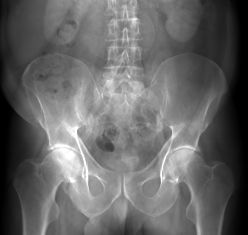
#> input picture presentation/img/drr_ap.png, 248 x 235 px, found by its file name
$ python v09_assets.py
#> lines starting #> are read from the running program, lines starting #| are printed output that depends on the picture
"""Video 09 assets: real 3x3 convolutions on our AP DRR.

Usage (from videos/): .venv/Scripts/python.exe -I prep/v09_assets.py
Writes public/data/v09/: conv.json (patch numbers, kernel, outputs, parameter counts) and feature-map PNGs.

Convention: deep-learning "convolution" = cross-correlation (no kernel flip), exactly what
torch.nn.Conv2d computes. We use scipy.ndimage.correlate with zero padding (padding=1).
"""
import json
from pathlib import Path
import numpy as np
from PIL import Image
from scipy import ndimage as nd

root = Path(__file__).resolve().parent.parent
out = root / "public/data/v09"
out.mkdir(parents=True, exist_ok=True)
ap = np.array(Image.open(root / "public/data/hero/drr_ap.png")).astype(np.int64)   # (235, 248), 0..255
H, W = ap.shape
#> H = 235; W = 248

K = {
    "sobel_x": np.array([[-1, 0, 1], [-2, 0, 2], [-1, 0, 1]]),
    "sobel_y": np.array([[-1, -2, -1], [0, 0, 0], [1, 2, 1]]),
    "blur": np.array([[1, 2, 1], [2, 4, 2], [1, 2, 1]]) / 16.0,
    "sharpen": np.array([[0, -1, 0], [-1, 5, -1], [0, -1, 0]]),
}

def correlate(img, k):
    return nd.correlate(img.astype(np.float64), k.astype(np.float64), mode="constant", cval=0.0)

# ---- the zoomed patch: a vertical bright line (pelvic brim) on the viewer's left side ----
cy, cx = 160, 82
P = ap[cy - 3:cy + 4, cx - 3:cx + 4]                     # 7x7
k = K["sobel_x"]
valid = np.array([[int((P[i:i + 3, j:j + 3] * k).sum()) for j in range(5)] for i in range(5)])
#> valid = [[-29, 68, 292, 218, -289], [-62, 33, 246, 284, -194], [-83, -1, 161, 305, -33], [-94, -32, 74, 311, 140], [-111, -58, 24, 299, 249]]
# check against scipy on the full image
full = correlate(ap, k)
#> in correlate, `return nd.correlate(img.astype(np.float64), k.astype(np.float64), mode..`:
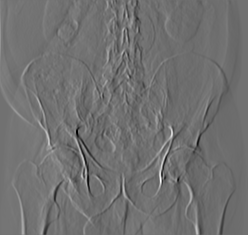
#> returned value: shape (235, 248) float64; min -437, max 549, mean -0.1; drawn with min black and max white
assert np.allclose(valid, full[cy - 2:cy + 3, cx - 2:cx + 3]), "patch conv mismatch"
# a flat region for comparison (soft tissue)
fy, fx = 120, 30
flat = ap[fy - 1:fy + 2, fx - 1:fx + 2]
#> flat = [[94, 96, 96], [94, 95, 95], [95, 94, 94]]

# ---- feature maps ----
maps = {}
def save_gray(a, name):
    Image.fromarray(np.clip(a, 0, 255).astype(np.uint8)).save(out / name)

def save_signed(a, name):
    """diverging map: negative -> blue, positive -> orange, zero -> black; scale by 99th pct of |a|"""
    s = np.percentile(np.abs(a[2:-2, 2:-2]), 99.5)   # interior only: zero padding makes false border edges
    v = np.clip(a / s, -1, 1)
    rgb = np.zeros(a.shape + (3,))
    pos, neg = np.clip(v, 0, 1), np.clip(-v, 0, 1)
    rgb[..., 0] = pos * 255 + neg * 70
    rgb[..., 1] = pos * 190 + neg * 170
    rgb[..., 2] = pos * 90 + neg * 255
    Image.fromarray(rgb.astype(np.uint8)).save(out / name)
    return float(s)

for name in ["sobel_x", "sobel_y"]:
    r = correlate(ap, K[name])
    maps[name] = {"min": float(r.min()), "max": float(r.max()), "scale": save_signed(r, f"fm_{name}.png")}
#> this loop made 2 passes
#> s in save_signed on passes 1 to 2: 239, 146
#> pass 1, in save_signed, `v = np.clip(a / s, -1, 1)`:
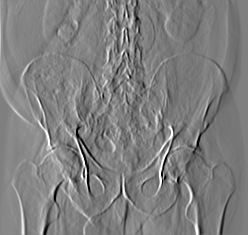
#> v: shape (235, 248) float64; min -1, max 1, mean -0.000453; drawn with min black and max white
#> pass 1, in save_signed, `pos, neg = np.clip(v, 0, 1), np.clip(-v, 0, 1)`:
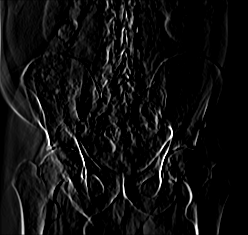
#> pos: shape (235, 248) float64; min 0, max 1, mean 0.0591
#> pass 1, in save_signed, `pos, neg = np.clip(v, 0, 1), np.clip(-v, 0, 1)`:
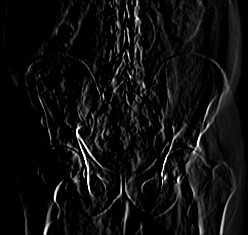
#> neg: shape (235, 248) float64; min 0, max 1, mean 0.0596
#> pass 1, in save_signed, `Image.fromarray(rgb.astype(np.uint8)).save(out / name)`:
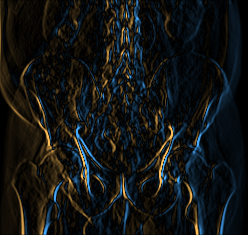
#> saved as fm_sobel_x.png: PIL image 248x235 RGB; mean R, G, B 18.8, 20.9, 20.1
#> after the loop:
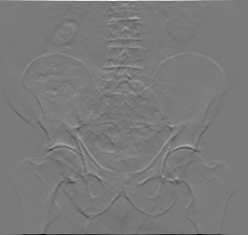
#> r: shape (235, 248) float64; min -701, max 753, mean -0.4; drawn with min black and max white
#> after the loop, maps = 2 items
for name in ["blur", "sharpen"]:
    r = correlate(ap, K[name])
    maps[name] = {"min": float(r.min()), "max": float(r.max())}
    save_gray(r, f"fm_{name}.png")
#> after the loop, maps = 4 items

# ---- 2x2 max-pool: a 4x4 patch with numbers, and the pooled image ----
py, px = 158, 80
P4 = ap[py:py + 4, px:px + 4]
#> P4 = [[175, 178, 191, 255], [175, 176, 184, 240], [178, 177, 177, 218], [185, 180, 177, 195]]
pool4 = P4.reshape(2, 2, 2, 2).max(axis=(1, 3))
#> pool4 = [[178, 255], [185, 218]]
Hc, Wc = H // 2 * 2, W // 2 * 2
#> Hc = 234; Wc = 248
pooled = ap[:Hc, :Wc].reshape(Hc // 2, 2, Wc // 2, 2).max(axis=(1, 3))
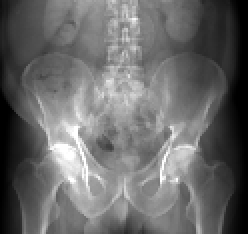
#> pooled: shape (117, 124) int64 (shown 2 times larger); min 0, max 255, mean 105.8
save_gray(pooled, "pool_ap.png")

# ---- parameter counts (256x256 single-channel input) ----
n_in = 256 * 256
params = {
    "n_in": n_in,
    "fc_weights": n_in * n_in, "fc_bias": n_in, "fc_total": n_in * n_in + n_in,
    "fc_gb_float32": (n_in * n_in + n_in) * 4 / 1e9,
    "conv_1k": 3 * 3 + 1, "conv_64k": 64 * (3 * 3 + 1),
    "conv_16_32": 32 * (16 * 9 + 1),
    "conv3d_1_1": 27 + 1,
    "vox64": 64 ** 3, "pix64": 64 ** 2,
}
def out_size(n, k, p, s): return (n + 2 * p - k) // s + 1
sizes = {f"{n},{k},{p},{s}": out_size(n, k, p, s) for n, k, p, s in
         [(7, 3, 0, 1), (7, 3, 1, 1), (7, 3, 1, 2), (256, 3, 1, 1), (256, 3, 1, 2), (256, 3, 0, 1), (128, 3, 1, 2)]}

json.dump({
    "image_hw": [H, W], "patch_center_yx": [cy, cx], "patch": P.tolist(), "kernel": k.tolist(),
    "valid": valid.tolist(), "flat": flat.tolist(), "flat_center_yx": [fy, fx],
    "flat_out": int((flat * k).sum()),
    "maps": maps, "kernels": {n: v.tolist() for n, v in K.items()},
    "pool_patch": P4.tolist(), "pool_out": pool4.tolist(), "pool_patch_yx": [py, px],
    "pooled_hw": list(pooled.shape),
    "params": params, "sizes": sizes,
}, open(out / "conv.json", "w"), indent=1)
print("patch\n", P, "\nsobel_x valid\n", valid, "\nflat", flat.tolist(), (flat * k).sum())
#> (printed output is left out)
print("pool", P4.tolist(), pool4.tolist())
#| pool [[175, 178, 191, 255], [175, 176, 184, 240], [178, 177, 177, 218], [185, 180, 177, 195]] [[178, 255], [185, 218]]
print(params, sizes, maps)
#> (printed output is left out)

$ run again, with presentation/img/drr_lat.png copied over presentation/img/drr_ap.png
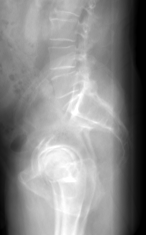
#> input picture presentation/img/drr_lat.png, 146 x 235 px, found by its file name
#> valid = [[21, -53, -71, -38, -5], [41, -39, -69, -43, -15], [36, -31, -68, -52, -29], [24, -27, -76, -65, -34], [25, -14, -78, -74, -41]]
#> flat = [[131, 134, 136], [134, 135, 137], [138, 138, 138]]
#> the loop `for name in ["sobel_x", "sobel_y"]:` made 2 passes
#> s in save_signed on passes 1 to 2: 106, 81.99
#> after the loop `for name in ["sobel_x", "sobel_y"]:`:
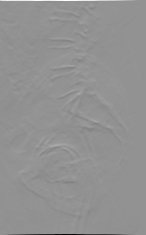
#> r: shape (235, 146) float64; min -1012, max 752, mean 0.1; drawn with min black and max white
#> after the loop `for name in ["sobel_x", "sobel_y"]:`: maps = 2 items
#> the loop `for name in ["blur", "sharpen"]:` made 2 passes
#> pass 2, in save_gray (call 2), `Image.fromarray(np.clip(a, 0, 255).astype(np.uint8)).save(out / name)`:
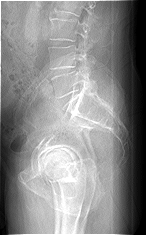
#> saved as fm_sharpen.png: PIL image 146x235 L; min 0, max 255, mean 140.1
#> after the loop `for name in ["blur", "sharpen"]:`: maps = 4 items
#> P4 = [[212, 208, 198, 190], [217, 217, 208, 199], [219, 220, 212, 205], [222, 222, 214, 202]]
#> pool4 = [[217, 208], [222, 214]]
#> (printed output is left out)
#| pool [[212, 208, 198, 190], [217, 217, 208, 199], [219, 220, 212, 205], [222, 222, 214, 202]] [[217, 208], [222, 214]]
#> (printed output is left out)
